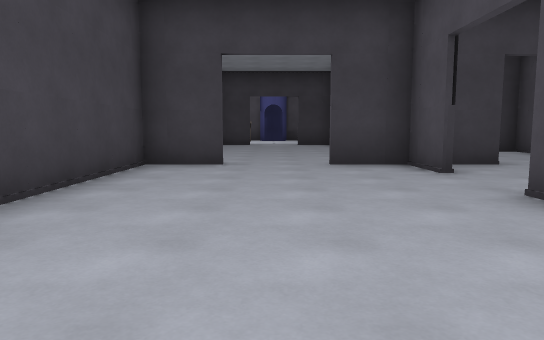
View 1 (above)

18 first-person views from a walk through a level from a Godot 3-D game. The camera is 1.3 m above the floor, tilts 6° down and sees 70° across. The floor is counted in squares, 2 m on a side. Each view is taken from the middle of a square. On the plan, view 1 faces up. The plan holds only what a view shows up to about 11 squares ahead; the rest is blank. The place goes on beyond the plan.

View 2
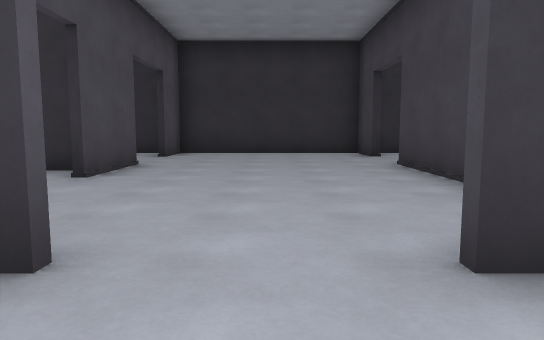

View 3
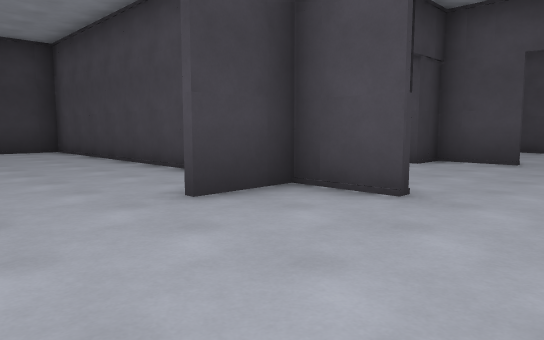

View 4
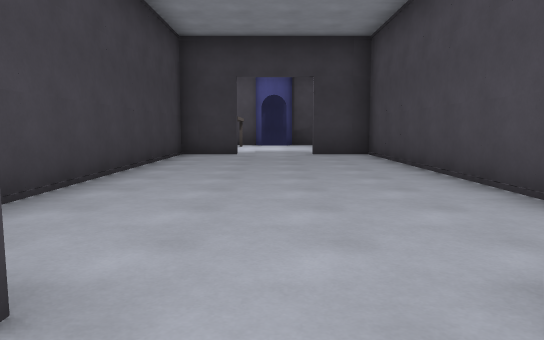

View 5
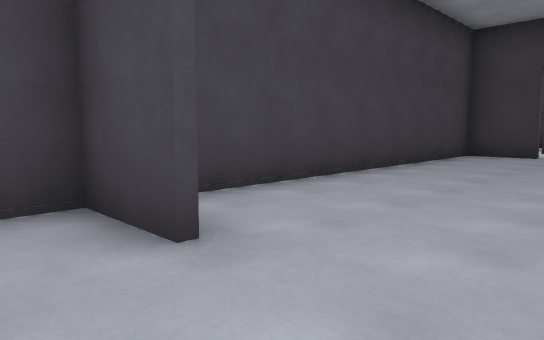

View 6
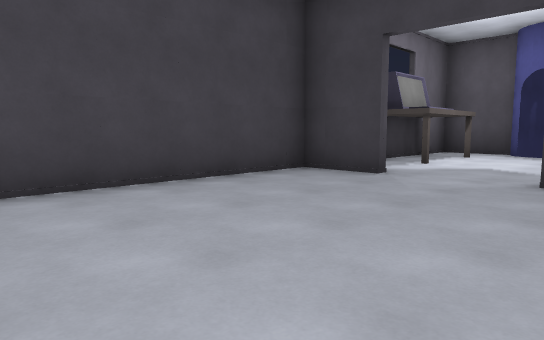

View 7
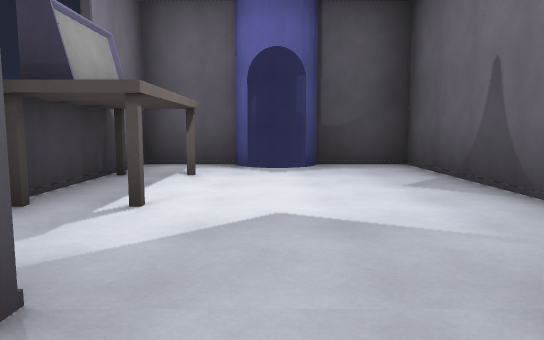

View 8
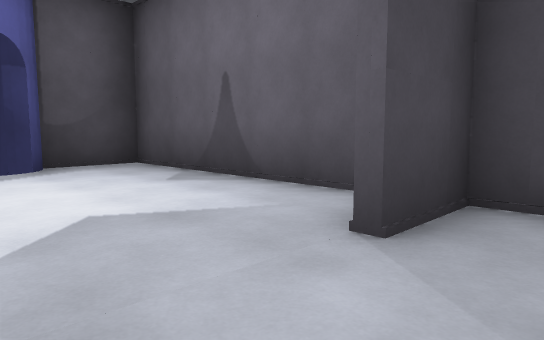

View 9
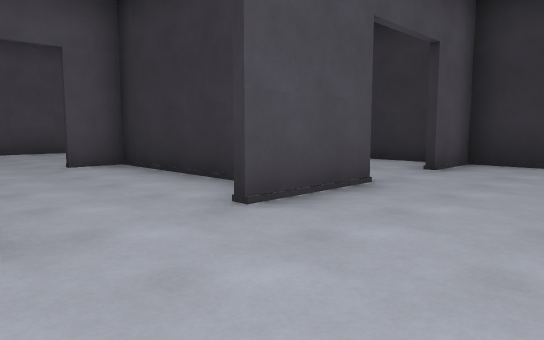

View 10
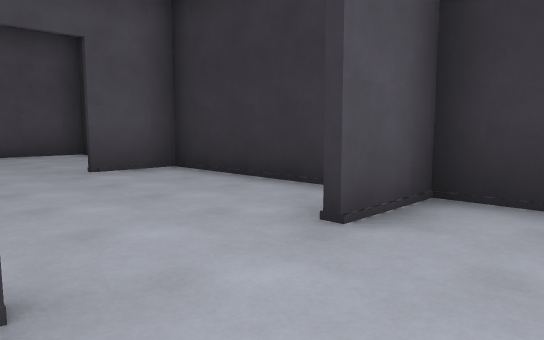

View 11
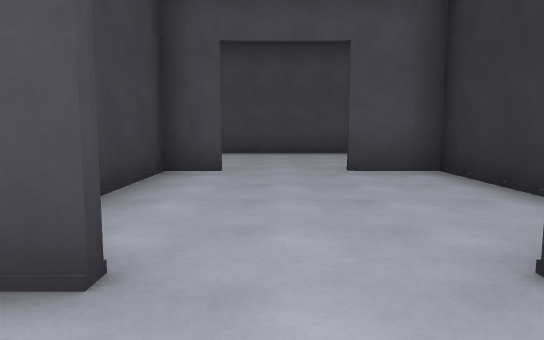

View 12
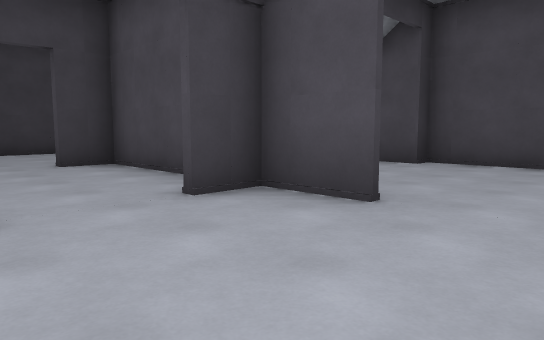

View 13
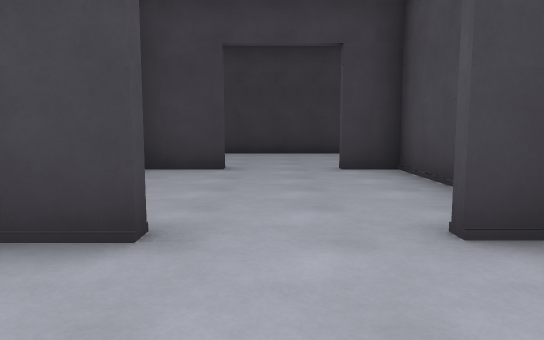

View 14
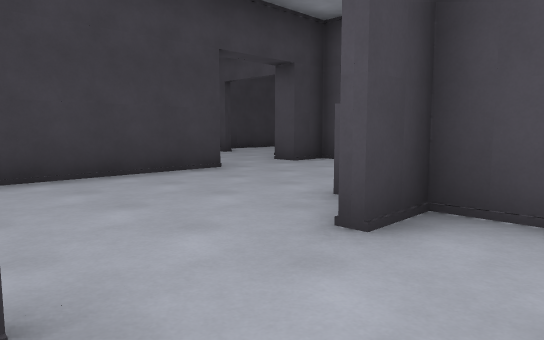

View 15
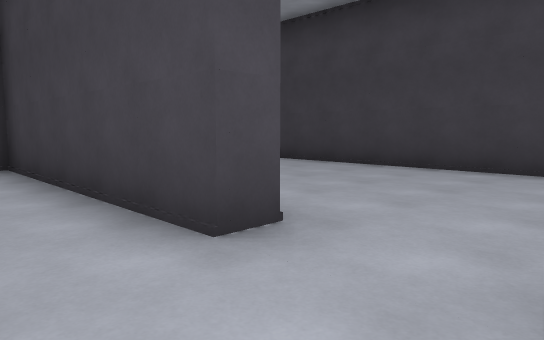

View 16
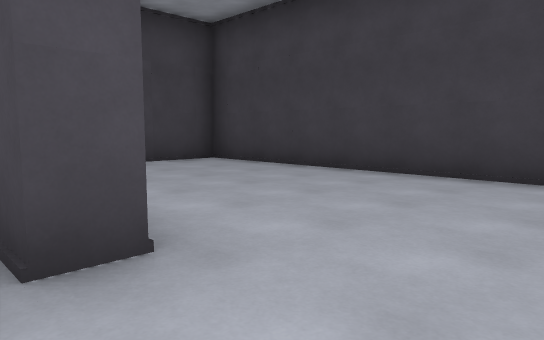

View 17
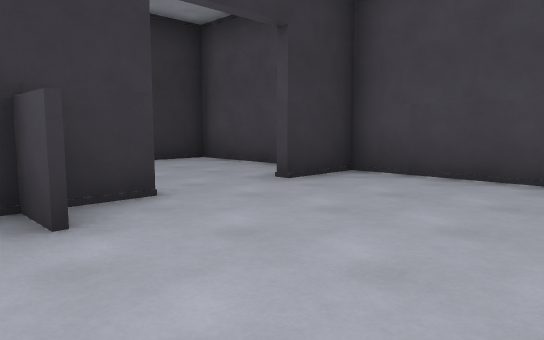

View 18
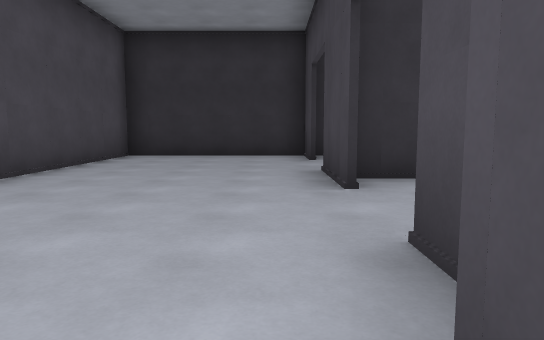

### Floor plan
Points are (right, up) in squares from view 1. A wall is a line through its corners. A room is listed if a view was taken in it or the views show most of it. See-through windows are left out.
Room 1 (views 1, 3, 4, 5, 9, 10, 11)
walls: (2.5, 1.6) (2.5, 3.9); (-2.4, -0.3) (-2.4, -1.7) (2.5, -1.7) (2.5, -0.1); (-0.9, 7.2) (-2.4, 7.2) (-2.4, 1.7)
ways out: opening at (0.5, 7) to room 2; opening at (2.3, 5) to room 3; opening at (3, 0.5) to room 6; opening at (-2, 0.5)
Room 2 (views 2, 6, 7, 8)
walls: (2.5, 9.5) (2.5, 16.2) (1, 16.2); (-0.9, 16.2) (-2.4, 16.2) (-2.4, 8.2)
ways out: opening at (0.5, 7) to room 1; closed door at (0, 16) to room 5
Room 3 (views 12, 13, 14, 15, 16, 17, 18)
walls: (7.2, 6.4) (7.2, 5.8); (7.1, 5.8) (7.1, 7.2) (6.1, 7.2); (7.1, 8.9) (7.1, 11.3); (7.2, 3.9) (7.2, 1.8); (7.2, 12.4) (7.2, 11.3) (6.1, 11.3); (6.1, 11.5) (7, 11.5); (4.2, 7.2) (3.2, 7.2); (4.2, 11.3) (2.9, 11.3); (7.2, -0.2) (7.2, -1.8); (2.7, 7.2) (1, 7.2); (11.1, 15.4) (10.1, 15.4) (10.1, 16); (2.5, 5.6) (2.5, 7.3); (2.7, 9.9) (2.7, 7.3) (4, 7.3); (3.1, 2.8) (7.1, 2.8); (8.1, 16) (8.1, 15.4) (2.7, 15.4) (2.7, 11.5) (4.2, 11.5); (6.4, -1.7) (11.6, -1.7) (11.6, 7.2) (11.1, 7.2) (11.1, 8.1)
ways out: opening at (2.3, 5) to room 1; opening at (9.5, 16) to room 4; opening at (7, 0.5) to room 6
Room 4 (no view inside)
walls: (9.1, 20.4) (2.7, 20.4) (2.7, 18.6)
ways out: opening at (9.5, 16) to room 3; opening at (11, 17.5)
Room 5 (no view inside)
walls: (2.5, 17.2) (2.5, 22.3) (0.7, 22.3); (-2.4, 22.3) (-2.4, 18.6)
ways out: closed door at (0, 16) to room 2; gap at (-2, 18)
objects: other object (-1, 18)
Room 6 (no view inside)
walls: (7.1, 1.8) (7.1, 3.9); (7.1, 2.7) (4.8, 2.7); (3, -1.7) (6.4, -1.7); (7.1, -1.8) (7.1, -0.1)
ways out: opening at (3, 0.5) to room 1; opening at (7, 0.5) to room 3

Positions as (right, up) in squares from view 1, and headings:
1: (0, 0), facing up
2: (0, 9), facing down
3: (-1, 4), facing up-right
4: (0, 6), facing up
5: (1, 6), facing up-left
6: (2, 11), facing up-left
7: (0, 15), facing up
8: (-1, 15), facing up-right
9: (0, 6), facing down-right
10: (1, 2), facing down-right
11: (1, 1), facing right
12: (4, 4), facing up-right
13: (5, 5), facing up
14: (4, 10), facing up-right
15: (10, 14), facing up-left
16: (10, 15), facing up-left
17: (8, 15), facing down-left
18: (8, 8), facing down
